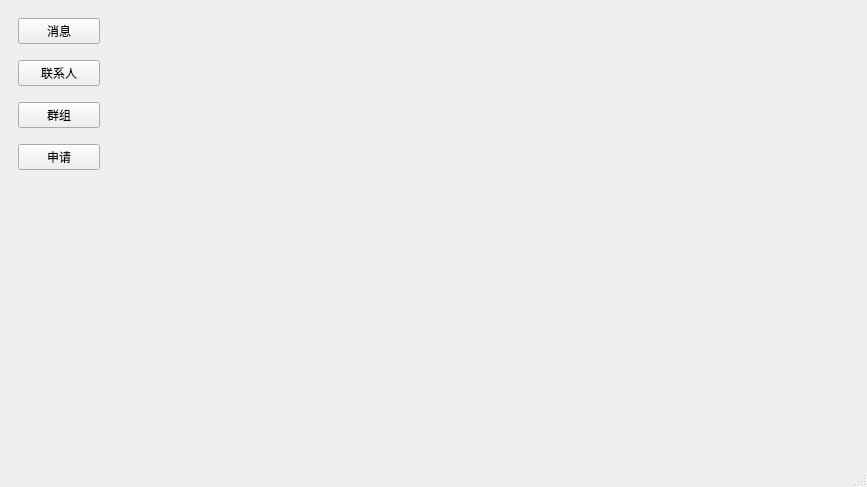
<?xml version="1.0" encoding="UTF-8"?>
<ui version="4.0">
 <class>MainWindow</class>
 <widget class="QMainWindow" name="MainWindow">
  <property name="geometry">
   <rect>
    <x>0</x>
    <y>0</y>
    <width>867</width>
    <height>487</height>
   </rect>
  </property>
  <property name="windowTitle">
   <string>MainWindow</string>
  </property>
  <widget class="QWidget" name="centralwidget">
   <layout class="QHBoxLayout" name="horizontalLayout">
    <item>
     <widget class="QWidget" name="selectWidget" native="true">
      <property name="maximumSize">
       <size>
        <width>100</width>
        <height>16777215</height>
       </size>
      </property>
      <layout class="QVBoxLayout" name="verticalLayout">
       <item>
        <widget class="QPushButton" name="massageButton">
         <property name="text">
          <string>消息</string>
         </property>
        </widget>
       </item>
       <item>
        <spacer name="verticalSpacer_2">
         <property name="orientation">
          <enum>Qt::Vertical</enum>
         </property>
         <property name="sizeType">
          <enum>QSizePolicy::Fixed</enum>
         </property>
         <property name="sizeHint" stdset="0">
          <size>
           <width>20</width>
           <height>10</height>
          </size>
         </property>
        </spacer>
       </item>
       <item>
        <widget class="QPushButton" name="contactButton">
         <property name="text">
          <string>联系人</string>
         </property>
        </widget>
       </item>
       <item>
        <spacer name="verticalSpacer_4">
         <property name="orientation">
          <enum>Qt::Vertical</enum>
         </property>
         <property name="sizeType">
          <enum>QSizePolicy::Fixed</enum>
         </property>
         <property name="sizeHint" stdset="0">
          <size>
           <width>20</width>
           <height>10</height>
          </size>
         </property>
        </spacer>
       </item>
       <item>
        <widget class="QPushButton" name="groupButton">
         <property name="text">
          <string>群组</string>
         </property>
        </widget>
       </item>
       <item>
        <spacer name="verticalSpacer_3">
         <property name="orientation">
          <enum>Qt::Vertical</enum>
         </property>
         <property name="sizeType">
          <enum>QSizePolicy::Fixed</enum>
         </property>
         <property name="sizeHint" stdset="0">
          <size>
           <width>20</width>
           <height>10</height>
          </size>
         </property>
        </spacer>
       </item>
       <item>
        <widget class="QPushButton" name="applyButton">
         <property name="text">
          <string>申请</string>
         </property>
        </widget>
       </item>
       <item>
        <spacer name="verticalSpacer">
         <property name="orientation">
          <enum>Qt::Vertical</enum>
         </property>
         <property name="sizeHint" stdset="0">
          <size>
           <width>20</width>
           <height>40</height>
          </size>
         </property>
        </spacer>
       </item>
      </layout>
     </widget>
    </item>
    <item>
     <widget class="QWidget" name="conatctWidget" native="true">
      <property name="maximumSize">
       <size>
        <width>300</width>
        <height>16777215</height>
       </size>
      </property>
      <layout class="QHBoxLayout" name="horizontalLayout_2">
       <item>
        <widget class="QStackedWidget" name="ContactStackedWidget">
         <property name="currentIndex">
          <number>0</number>
         </property>
         <widget class="QWidget" name="page"/>
         <widget class="QWidget" name="page_2"/>
        </widget>
       </item>
      </layout>
     </widget>
    </item>
    <item>
     <widget class="ChatForm" name="massageWidget" native="true">
      <layout class="QVBoxLayout" name="verticalLayout_2"/>
     </widget>
    </item>
   </layout>
  </widget>
  <widget class="QMenuBar" name="menubar">
   <property name="geometry">
    <rect>
     <x>0</x>
     <y>0</y>
     <width>867</width>
     <height>17</height>
    </rect>
   </property>
  </widget>
  <widget class="QStatusBar" name="statusbar"/>
 </widget>
 <customwidgets>
  <customwidget>
   <class>ChatForm</class>
   <extends>QWidget</extends>
   <header location="global">chatform.h</header>
   <container>1</container>
  </customwidget>
 </customwidgets>
 <resources/>
 <connections/>
</ui>
